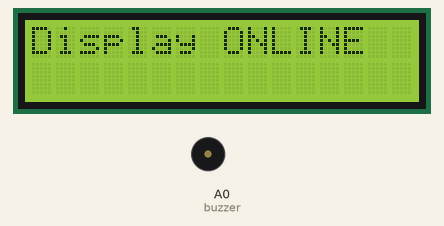
The sketch below on a simulated Arduino Uno, built with avr-gcc and run on an emulated ATmega328P. On the bench: 16×2 character LCD, buzzer (waves = sounding).

Above: at 0.1 s.
At 1.2 s:
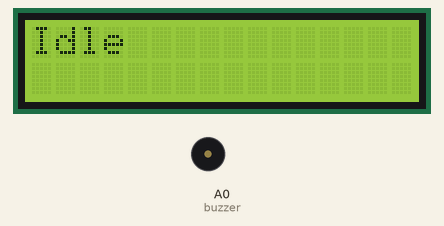
At 3.5 s:
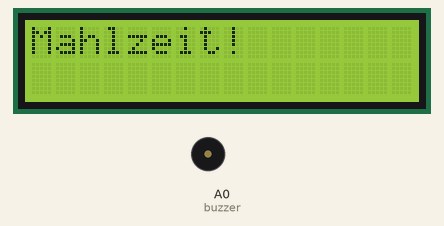
At 5.8 s:
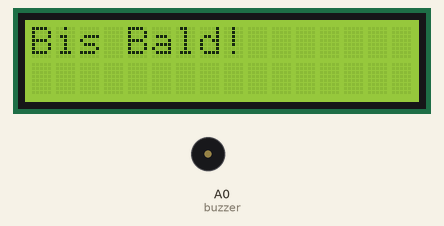
Timing chart, 0 to 40.0 s (numbered marks = the images above):
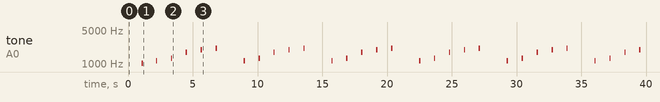

The sketch:

ATAT_PeriphTest.ino
```cpp
#include <LiquidCrystal.h>

LiquidCrystal lcd(3, 2, 4, 5, 6, 7);
int attendanceState = 0;
const int buzzer = A0;


void setup(){

  Serial.begin(9600);

  //LCD
  lcd.begin(16, 2);
  lcd.print("Display ONLINE");
  delay(1000);
  lcd.clear();

  //Buzzer
  pinMode (buzzer, OUTPUT);
  tone (buzzer, 1046);
  delay (100);
  noTone (buzzer);
}

void loop() {

  giveFeedback();//LCD/Buzzer/Replies for change in attendance
  delay(1000);
  lcd.clear();
  attendanceState = attendanceState+1;
  if(attendanceState > 5){
    attendanceState = 0;
  }

}

void giveFeedback() {
  // (0=void, 1=StartWork, 2=PauseWork, 3=ResumeWork, 4=EndWork, 5=Error)
  switch (attendanceState) {

    case 0:
      lcd.print("Idle");
      break;

    case 1:
      tone(buzzer, 1174);
      delay(100);
      noTone(buzzer);
      delay(50);
      lcd.print ("Guten Morgen!");
      break;

    case 2:
      tone(buzzer, 1318);
      delay(100);
      noTone(buzzer);
      delay(50);
      lcd.print ("Mahlzeit!");
      break;

    case 3:
      tone(buzzer, 1760);
      delay(100);
      noTone(buzzer);
      delay(50);
      lcd.print ("Weiter gehts!");
      break;

    case 4:
      tone(buzzer, 1975);
      delay(100);
      noTone(buzzer);
      delay(50);
      lcd.print ("Bis Bald!");
      break;

    case 5:
      tone(buzzer, 2093);
      delay(100);
      noTone(buzzer);
      delay(50);
      lcd.print ("ERROR");
      lcd.setCursor(0, 1);
      lcd.print ("Erneut versuchen");
      break;
  }


}
```

Measured:
- by itself, tone on A0 (buzzer): plays 1046 Hz for 0.10 s, 1174 Hz for 0.10 s, 1318 Hz for 0.10 s, 1760 Hz for 0.10 s, 1975 Hz for 0.10 s, 2093 Hz for 0.10 s … (30 notes in this stretch)
- what the display in image 1 shows lasts 1.0 s, from 1.2 s to 2.2 s
